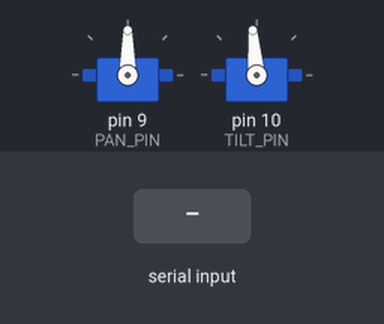
Recording of a sketch running on a simulated Arduino Uno, built with avr-gcc and run on an emulated ATmega328P. Parts: 2 × servo. The test bench sets the inputs (shaded band). What the sketch prints to the serial monitor is not drawn.

Above: at 1.2 s.
1.3 s: "90,45\n" received over Serial
At 1.6 s:
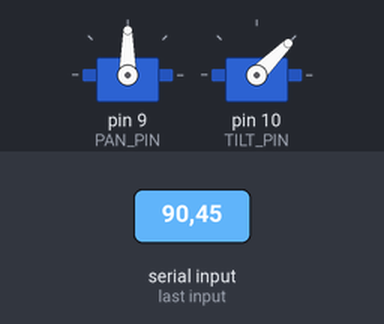
2.8 s: "30,150\n" received over Serial
At 3.9 s:
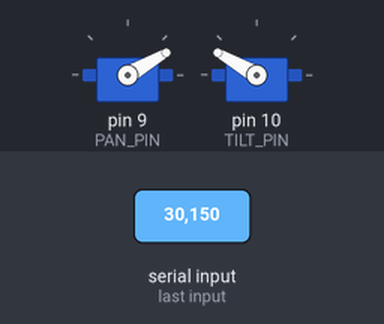
4.3 s: "1,90\n" received over Serial
At 5.0 s:
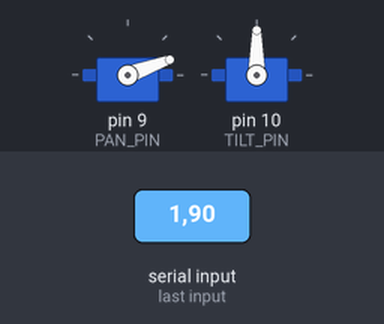
5.8 s: "centre\n" received over Serial
At 6.1 s:
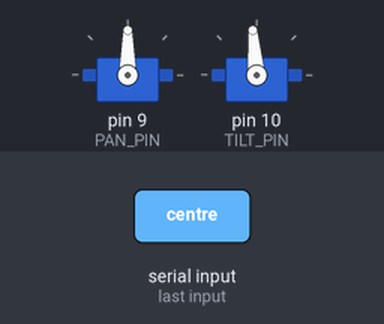
7.3 s: "1,90,45\n" received over Serial
At 8.5 s:
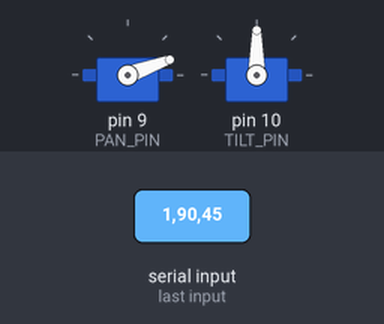
Timing chart, 0 to 9.8 s (numbered marks = the images above; inputs shaded):
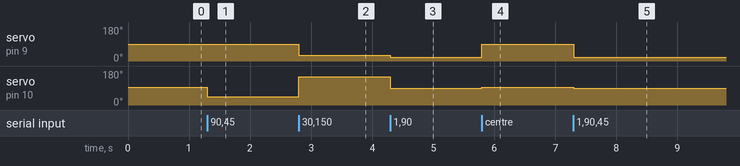

Measured:
- after the input at 1.3 s, servo on pin 10 (TILT_PIN): 95° → 45° at once
- after the input at 2.8 s, servo on pin 9 (PAN_PIN): 90° → 30° at once; servo on pin 10 (TILT_PIN): 45° → 150° at once
- after the input at 4.3 s, servo on pin 9 (PAN_PIN): 30° → 20° at once; servo on pin 10 (TILT_PIN): 150° → 90° at once
- after the input at 5.8 s, servo on pin 9 (PAN_PIN): 20° → 90° at once; servo on pin 10 (TILT_PIN): 90° → 95° at once
- after the input at 7.3 s, servo on pin 9 (PAN_PIN): 90° → 20° at once; servo on pin 10 (TILT_PIN): 95° → 90° at once

The sketch:

arduino_servo.ino
```cpp
#include <Servo.h>

// ── Pin assignments ───────────────────────────────────────────────────────────
const int PAN_PIN  = 9;
const int TILT_PIN = 10;

// ── Travel limits (degrees) ───────────────────────────────────────────────────
const int PAN_MIN  = 20,  PAN_MAX  = 160;
const int TILT_MIN = 35,  TILT_MAX = 155;
const int PAN_CENTRE  = (PAN_MIN  + PAN_MAX)  / 2;   // 90
const int TILT_CENTRE = (TILT_MIN + TILT_MAX) / 2;   // 90

// ── BUG FIX #1: Removed Arduino-side EMA smoothing ───────────────────────────
// arduino_serial.py already sends fully-smoothed angles. Applying a second
// EMA here compounds latency — the servo always chases a ghost position that
// is 1-2 full EMA time-constants behind the face. All smoothing now lives
// exclusively in arduino_serial.py where it can be tuned in one place.

// Minimum angle change (degrees) before writing to servo — prevents servo
// buzz/chatter from floating-point truncation noise.
const float MIN_DELTA = 1.0;   // raised from 0.8 — SG90 can't resolve < 1°

// ── Serial ────────────────────────────────────────────────────────────────────
const long BAUD     = 115200;
const int  BUF_SIZE = 32;

// ── State ─────────────────────────────────────────────────────────────────────
Servo panServo;
Servo tiltServo;

char  rxBuf[BUF_SIZE];
int   rxIdx   = 0;
bool  attached = false;

// Current written angles (no EMA — just last commanded value)
float curPan  = PAN_CENTRE;
float curTilt = TILT_CENTRE;

// ── Helpers ───────────────────────────────────────────────────────────────────

int clamp(int v, int lo, int hi) {
  return v < lo ? lo : (v > hi ? hi : v);
}

float clampf(float v, float lo, float hi) {
  return v < lo ? lo : (v > hi ? hi : v);
}

void attachServos() {
  if (!attached) {
    panServo.attach(PAN_PIN);
    tiltServo.attach(TILT_PIN);
    attached = true;
  }
}

void detachServos() {
  if (attached) {
    panServo.detach();
    tiltServo.detach();
    attached = false;
  }
}

// Write target angles directly — no local EMA (Python handles smoothing)
void writeServos(float tgtPan, float tgtTilt) {
  if (!attached) return;

  float dp = abs(tgtPan  - curPan);
  float dt = abs(tgtTilt - curTilt);

  // Only write if movement exceeds minimum threshold (avoids servo buzz)
  if (dp > MIN_DELTA || dt > MIN_DELTA) {
    curPan  = tgtPan;
    curTilt = tgtTilt;
    panServo.write((int)curPan);
    tiltServo.write((int)curTilt);
  }
}

// ── Process one complete line from PC ─────────────────────────────────────────

void processLine(char* line) {
  // Trim \r (Windows line endings)
  int len = strlen(line);
  if (len > 0 && line[len - 1] == '\r') line[--len] = '\0';
  if (len == 0) return;

  if (strcmp(line, "centre") == 0) {
    attachServos();
    // Snap immediately — no smoothing delay
    curPan  = PAN_CENTRE;
    curTilt = TILT_CENTRE;
    panServo.write(PAN_CENTRE);
    tiltServo.write(TILT_CENTRE);
    return;
  }

  if (strcmp(line, "quench") == 0) {
    detachServos();
    return;
  }

  // Expect "pan,tilt"
  char* comma = strchr(line, ',');
  if (comma == nullptr) return;   // silently ignore bad format
  *comma = '\0';

  int pan  = clamp(atoi(line),      PAN_MIN,  PAN_MAX);
  int tilt = clamp(atoi(comma + 1), TILT_MIN, TILT_MAX);

  attachServos();
  writeServos((float)pan, (float)tilt);
}

// ── setup / loop ──────────────────────────────────────────────────────────────

void setup() {
  Serial.begin(BAUD);
  while (!Serial) { ; }
  attachServos();
  panServo.write(PAN_CENTRE);
  tiltServo.write(TILT_CENTRE);
  curPan  = PAN_CENTRE;
  curTilt = TILT_CENTRE;
  // Send ready signal once only
  Serial.println("FaceTrack Arduino ready");
}

void loop() {
  // ── BUG FIX #2: Read ALL available serial bytes before any delay ──────────
  // Original code had delay(10) at the bottom, meaning serial data queued up
  // for 10ms between reads. At 115200 baud with 30fps commands this caused
  // commands to accumulate and be processed in bursts, creating servo jitter.
  // Now we drain the entire serial buffer on every loop iteration FIRST,
  // then apply a short yield delay (1ms) only to prevent PWM signal corruption.
  while (Serial.available()) {
    char c = (char)Serial.read();
    if (c == '\n') {
      rxBuf[rxIdx] = '\0';
      processLine(rxBuf);
      rxIdx = 0;
    } else if (rxIdx < BUF_SIZE - 1) {
      rxBuf[rxIdx++] = c;
    }
    // If buffer overflow (malformed line), silently reset
    else {
      rxIdx = 0;
    }
  }

  // 1ms yield — just enough to avoid corrupting servo PWM signal timing.
  // 1000 Hz update rate is far more than enough for SG90 (50Hz PWM).
  delay(1);
}
```
